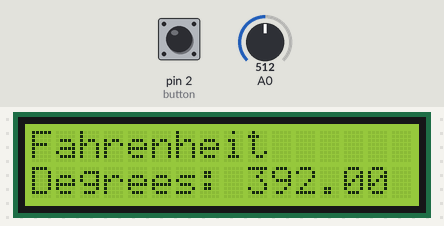
The sketch below on a simulated Arduino Uno, built with avr-gcc and run on an emulated ATmega328P. Parts: 16×2 character LCD. The test bench sets the inputs (shaded band); at power-on: pin 2 (button) LOW, A0 = 512.

Above: at 2.2 s.
2.3 s: pin 2 (button) pulled HIGH for 1 s
At 2.62 s:
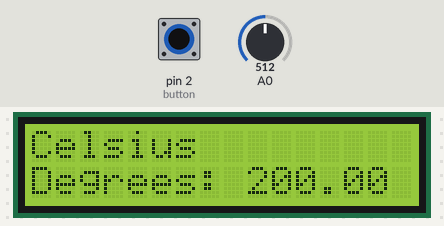
4.8 s: A0 set to 716
At 6.2 s:
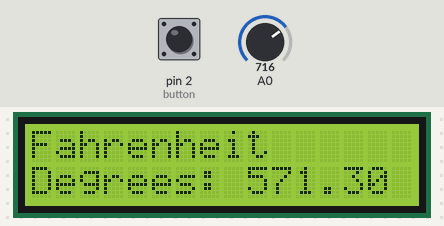
6.5 s: pin 2 (button) pulled HIGH for 0.25 s
At 7.1 s:
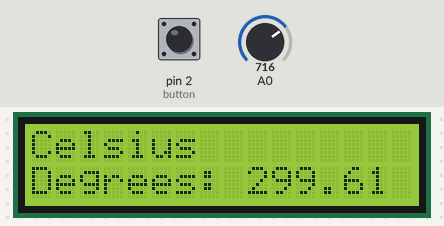
8.2 s: A0 set to 900
At 9.2 s:
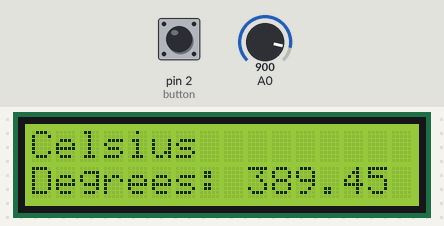
9.7 s: A0 set to 1023
At 10.2 s:
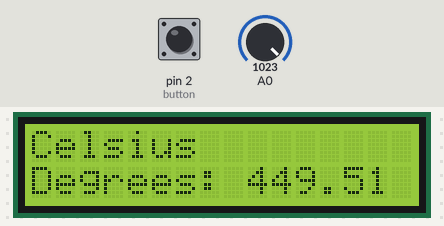
Timing chart, 0 to 12.4 s (numbered marks = the images above; inputs shaded):
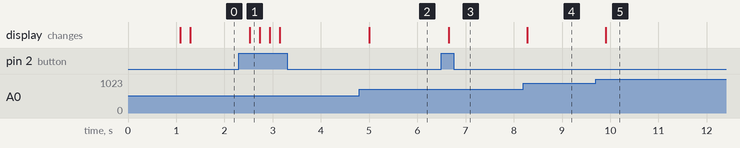

Measured:
- after the input at 2.3 s, the display: changes after 0.22 s (image 1)
- after the input at 4.8 s, the display: changes after 0.20 s (image 2)
- after the input at 6.5 s, the display: changes after 0.15 s (image 3)
- after the input at 8.2 s, the display: changes after 0.08 s (image 4)
- after the input at 9.7 s, the display: changes after 0.20 s (image 5)

The sketch:

Temp_sensor_LCD.ino
```cpp
#include <LiquidCrystal_I2C.h>
#include <Wire.h>
#include <LCD.h>

#define I2C_ADDR    0x3F // <<----- Add your address here.  Find it from I2C Scanner
#define BACKLIGHT_PIN     3
#define En_pin  2
#define Rw_pin  1
#define Rs_pin  0
#define D4_pin  4
#define D5_pin  5
#define D6_pin  6
#define D7_pin  7
const int temperaturePin = 0;
const int button = 2;
int buttonState = 0;
int num = 0;

LiquidCrystal_I2C  lcd(I2C_ADDR,En_pin,Rw_pin,Rs_pin,D4_pin,D5_pin,D6_pin,D7_pin);

void setup() {
  // put your setup code here, to run once
  lcd.begin (16,2); //  <<----- My LCD was 16x2
  // Switch on the backlight
  lcd.setBacklightPin(BACKLIGHT_PIN,POSITIVE);
  lcd.setBacklight(HIGH);
  lcd.clear();
  lcd.setCursor(0,0);
  lcd.print("Temperature");
  delay(1000);
  lcd.clear();
}

void loop() {
  delay(180);
  //lcd.clear();
  buttonState = digitalRead(button);
  // put your main code here, to run repeatedly:
  float voltage, degreesC, degreesF;
  voltage = getVoltage(temperaturePin);
  degreesC = (voltage-0.5)*100.0;
  degreesF = degreesC * (9.0/5.0) + 32.0;
  if (buttonState == HIGH && num == 0) {
    lcd.clear();
    num = 1;
  }
  else if (buttonState == HIGH && num == 1) {
    lcd.clear();
    num = 0;
  }

  if (num == 0) {
    lcd.setCursor(0,0);
    lcd.print("Fahrenheit");
    lcd.setCursor(0,1);
    lcd.print("Degrees: ");
    lcd.setCursor(9,1);
    lcd.print(degreesF);
  }
  else if (num == 1) {
    lcd.setCursor(0,0);
    lcd.print("Celsius");
    lcd.setCursor(0,1);
    lcd.print("Degrees: ");
    lcd.setCursor(9,1);
    lcd.print(degreesC);
  }


}
float getVoltage(int pin)
{

  return (analogRead(pin) * 0.004882814);

}
```
